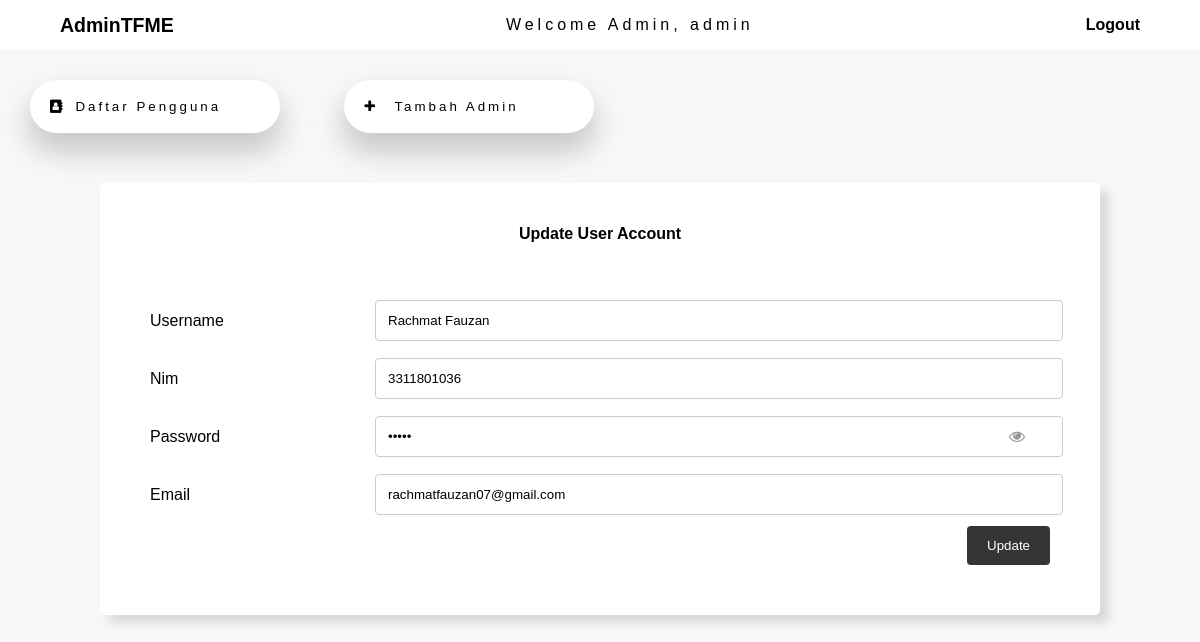
The app's page /admin/ubah.php?id=30 (signed in) with its own data.
### tables this page shows
CREATE TABLE `tb_user` (
  `id` int(11) NOT NULL,
  `nama` varchar(50) NOT NULL,
  `psw` varchar(50) NOT NULL,
  `depart` varchar(100) NOT NULL,
  `email` varchar(50) NOT NULL,
  `nim` varchar(10) NOT NULL,
  `lastactivity` datetime NOT NULL DEFAULT current_timestamp(),
  `logout` datetime NOT NULL DEFAULT current_timestamp()
);

### admin/functions.php (called while the page is built, shortened)
<?php
$conn = mysqli_connect("localhost", "root", "", "interactive");
function query($query){
    global $conn;
    $result = mysqli_query($conn, $query);
    $rows = [];
    while ( $row = mysqli_fetch_assoc($result)){
        $rows[] = $row;
    }
    return $rows;
    var_dump($rows);
}
?>

### admin/ubah.php (the view, shortened to what this page needs)
<?php
require "functions.php";
$id = $_GET["id"];
$mhs = query("SELECT* FROM tb_user WHERE id = $id")[0];
?>
<!DOCTYPE html>
<html lang="en">
<head>
    <link rel="stylesheet" href="css/ubah.css">
    <link rel="stylesheet" href="css/tambah-admin.css">
    <link rel="stylesheet" href="https://stackpath.bootstrapcdn.com/font-awesome/4.7.0/css/font-awesome.min.css">
</head>
<body>
    <nav>
        <div class="kiri">
            <h2>AdminTFME</h2>
        </div>
        <div class="title">
            <p>Welcome Admin, <?= $_SESSION["adm"]["username"] ?></p>
        </div>
        <div class="kanan">
            <a href="logout.php">Logout</a>
        </div>
    </nav>
    <div class="sidebar">
        <a href="index.php" class="btn active"><button><i class="fa fa-address-book fa-sm" aria-hidden="true"></i>Daftar
                Pengguna</button></a>
        <a href="tambahAdmin.php" class="btn"><button><i class="fa fa-plus" aria-hidden="true"></i> Tambah
                Admin</button></a>
    </div>
    <section>
        <div class="container box">
            <h4>
                <center>Update User Account</center>
            </h4>
            <form action="" method="post">
                <div class="row">
                    <div class="col-25">
                        <label for="fname">Username</label>
                    </div>
                    <div class="col-75" >
                        <input type="text" style="text-transform: capitalize;" id="fname" name="firstname" value="<?= $mhs["nama"]; ?>">
                    </div>
                </div>
                <div class="row">
                    <div class="col-25">
                        <label for="nim">Nim</label>
                    </div>
                    <div class="col-75">
                        <input type="text" id="nim" name="nim" value="<?= $mhs["nim"]; ?>">
                    </div>
                </div>
                <div class="row">
                    <div class="col-25">
                        <label for="password">Password</label>
                    </div>
                    <div class="col-75">
                        <i class="fa fa-eye" id="eye"></i>
                        <input type="password" id="pwd" name="password" value="<?= $mhs["psw"]; ?>">
                    </div>
                </div>
                <div class="row">
                    <div class="col-25">
                        <label for="text">Email</label>
                    </div>
                    <div class="col-75">
                        <input type="email" id="text" name="email" value="<?= $mhs["email"]; ?>">
                    </div>
                </div>
                <div class="row">
                    <input type="submit" value="Update" name="submit">
                </div>
            </form>
        </div>
    </section>
</body>
</html>

### admin/css/ubah.css (style rules this page uses)
form { padding: 20px; box-sizing: border-box; }
section { margin-top: 20px; display: flex; justify-content: center; }
.box { box-shadow: 9px 8px 10px 0px rgba(0,0,0,0.12); }
.col-75 { position: relative; }
.col-75 i { position: absolute; top: 0; right: 0; transform: translate(-25px, 12px); color: #999; cursor: pointer; }

### admin/css/tambah-admin.css (style rules this page uses)
* { font-family: Helvetica, Arial, sans-serif; }
body { margin: 0; background-color: rgb(247, 247, 247); }
h2 { margin: 15px 0 15px 0; text-align: center; }
nav { display: flex; flex: 1; justify-content: space-between; width: 100%; align-items: center; height: 50px; background-color: white; }
nav div { margin: 60px; }
nav .kiri { font-size: 13px; }
nav .title { font-weight: 400px; letter-spacing: 4px; }
nav .kanan a { font-weight: 700; color: black; text-decoration: none; }
input[type=text], input[type=password], input[type=email], select, textarea { width: 98%; padding: 12px; border: 1px solid #ccc; border-radius: 4px; resize: vertical; }
label { padding: 12px 12px 12px 0; display: inline-block; }
input[type=submit] { background-color: rgb(53, 53, 53); color: white; padding: 12px 20px; border: none; border-radius: 4px; cursor: pointer; float: right; }
.container { z-index: 6; width: 80%; margin: auto; border-radius: 5px; background-color: #ffffff; padding: 20px; }
.col-25 { float: left; width: 25%; margin-top: 6px; }
.col-75 { float: left; width: 75%; margin-top: 6px; }
.col-75 { position: relative; }
.col-75 i { position: absolute; top: 0; right: 0; transform: translate(-25px, 12px); color: #999; cursor: pointer; }
.row { margin: 10px; }
.row:after { content: ""; display: table; clear: both; }
.sidebar button { width: 250px; border: none; flex-direction: column; height: auto; color: black; text-decoration: none; margin: 10px; padding: 10px; box-sizing: border-box; border-radius: 30px; cursor: pointer; background-color: white; box-shadow: 0px 17px 28px 2px rgba(0, 0, 0, 0.19); }
.sidebar a button i { padding: 10px; }
.sidebar a button { text-align: left; box-sizing: border-box; display: inline-block; letter-spacing: 3px; font-weight: 530; margin: 30px 30px; text-decoration: none; color: black; }
button,input:focus { outline: 0; }

### records on screen
tb_user: firstname "rachmat fauzan", nim "3311801036", email "rachmatfauzan07@gmail.com"

### other values on screen
$_SESSION["adm"]["username"] "admin"
